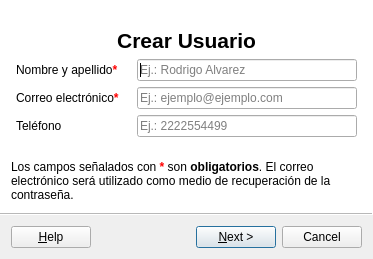
<?xml version="1.0" encoding="UTF-8"?>
<ui version="4.0">
 <class>Crear_usuario</class>
 <widget class="QWizard" name="Crear_usuario">
  <property name="enabled">
   <bool>true</bool>
  </property>
  <property name="geometry">
   <rect>
    <x>0</x>
    <y>0</y>
    <width>373</width>
    <height>259</height>
   </rect>
  </property>
  <property name="minimumSize">
   <size>
    <width>373</width>
    <height>259</height>
   </size>
  </property>
  <property name="maximumSize">
   <size>
    <width>373</width>
    <height>259</height>
   </size>
  </property>
  <property name="windowTitle">
   <string>Configuración inicial</string>
  </property>
  <property name="windowIcon">
   <iconset>
    <normaloff>../assets/Logo_Ventanas.png</normaloff>../assets/Logo_Ventanas.png</iconset>
  </property>
  <property name="styleSheet">
   <string notr="true"/>
  </property>
  <property name="inputMethodHints">
   <set>Qt::ImhNone</set>
  </property>
  <property name="sizeGripEnabled">
   <bool>false</bool>
  </property>
  <property name="modal">
   <bool>false</bool>
  </property>
  <property name="wizardStyle">
   <enum>QWizard::ModernStyle</enum>
  </property>
  <property name="options">
   <set>QWizard::HaveHelpButton|QWizard::NoBackButtonOnStartPage</set>
  </property>
  <property name="titleFormat">
   <enum>Qt::PlainText</enum>
  </property>
  <widget class="QWizardPage" name="PrimeraPagina">
   <property name="locale">
    <locale language="Spanish" country="Argentina"/>
   </property>
   <layout class="QVBoxLayout" name="verticalLayout_2">
    <item>
     <spacer name="verticalSpacer">
      <property name="orientation">
       <enum>Qt::Vertical</enum>
      </property>
      <property name="sizeHint" stdset="0">
       <size>
        <width>20</width>
        <height>30</height>
       </size>
      </property>
     </spacer>
    </item>
    <item>
     <widget class="QLabel" name="Titulo_label">
      <property name="font">
       <font>
        <pointsize>16</pointsize>
       </font>
      </property>
      <property name="text">
       <string>&lt;html&gt;&lt;head/&gt;&lt;body&gt;&lt;p&gt;&lt;span style=&quot; font-weight:700;&quot;&gt;Crear Usuario&lt;/span&gt;&lt;/p&gt;&lt;/body&gt;&lt;/html&gt;</string>
      </property>
      <property name="alignment">
       <set>Qt::AlignCenter</set>
      </property>
     </widget>
    </item>
    <item>
     <layout class="QFormLayout" name="formLayout_2">
      <item row="0" column="1">
       <widget class="QLineEdit" name="Nombre_edit">
        <property name="sizePolicy">
         <sizepolicy hsizetype="Expanding" vsizetype="Fixed">
          <horstretch>30</horstretch>
          <verstretch>0</verstretch>
         </sizepolicy>
        </property>
        <property name="maximumSize">
         <size>
          <width>220</width>
          <height>22</height>
         </size>
        </property>
        <property name="placeholderText">
         <string>Ej.: Rodrigo Alvarez</string>
        </property>
       </widget>
      </item>
      <item row="2" column="0">
       <widget class="QLabel" name="Telefono_label">
        <property name="sizePolicy">
         <sizepolicy hsizetype="Fixed" vsizetype="Preferred">
          <horstretch>20</horstretch>
          <verstretch>0</verstretch>
         </sizepolicy>
        </property>
        <property name="styleSheet">
         <string notr="true">margin-right: 10px;
margin-left: 2px;</string>
        </property>
        <property name="text">
         <string>Teléfono</string>
        </property>
       </widget>
      </item>
      <item row="1" column="1">
       <widget class="QLineEdit" name="Correo_edit">
        <property name="maximumSize">
         <size>
          <width>220</width>
          <height>22</height>
         </size>
        </property>
        <property name="inputMethodHints">
         <set>Qt::ImhEmailCharactersOnly</set>
        </property>
        <property name="placeholderText">
         <string>Ej.: ejemplo@ejemplo.com</string>
        </property>
       </widget>
      </item>
      <item row="0" column="0">
       <widget class="QLabel" name="Nombre_label">
        <property name="styleSheet">
         <string notr="true">margin-right: 10px;
margin-left: 2px;</string>
        </property>
        <property name="text">
         <string>&lt;html&gt;&lt;head/&gt;&lt;body&gt;&lt;p&gt;Nombre y apellido&lt;span style=&quot; font-weight:700; color:#ff0000;&quot;&gt;*&lt;/span&gt;&lt;/p&gt;&lt;/body&gt;&lt;/html&gt;</string>
        </property>
       </widget>
      </item>
      <item row="1" column="0">
       <widget class="QLabel" name="Correo_label">
        <property name="enabled">
         <bool>true</bool>
        </property>
        <property name="sizePolicy">
         <sizepolicy hsizetype="Preferred" vsizetype="Preferred">
          <horstretch>30</horstretch>
          <verstretch>0</verstretch>
         </sizepolicy>
        </property>
        <property name="baseSize">
         <size>
          <width>0</width>
          <height>0</height>
         </size>
        </property>
        <property name="font">
         <font>
          <pointsize>9</pointsize>
         </font>
        </property>
        <property name="styleSheet">
         <string notr="true">margin-right: 8px;
margin-left: 2px;</string>
        </property>
        <property name="text">
         <string>&lt;html&gt;&lt;head/&gt;&lt;body&gt;&lt;p&gt;Correo electrónico&lt;span style=&quot; font-weight:700; color:#ff0000;&quot;&gt;*&lt;/span&gt;&lt;/p&gt;&lt;/body&gt;&lt;/html&gt;</string>
        </property>
       </widget>
      </item>
      <item row="2" column="1">
       <widget class="QLineEdit" name="Telefono_edit">
        <property name="maximumSize">
         <size>
          <width>220</width>
          <height>22</height>
         </size>
        </property>
        <property name="contextMenuPolicy">
         <enum>Qt::ActionsContextMenu</enum>
        </property>
        <property name="inputMethodHints">
         <set>Qt::ImhDialableCharactersOnly|Qt::ImhPreferNumbers</set>
        </property>
        <property name="inputMask">
         <string/>
        </property>
        <property name="text">
         <string/>
        </property>
        <property name="placeholderText">
         <string>Ej.: 2222554499</string>
        </property>
        <property name="cursorMoveStyle">
         <enum>Qt::LogicalMoveStyle</enum>
        </property>
       </widget>
      </item>
     </layout>
    </item>
    <item>
     <spacer name="verticalSpacer_3">
      <property name="orientation">
       <enum>Qt::Vertical</enum>
      </property>
      <property name="sizeHint" stdset="0">
       <size>
        <width>20</width>
        <height>30</height>
       </size>
      </property>
     </spacer>
    </item>
    <item>
     <widget class="QLabel" name="dataAbajo_label">
      <property name="text">
       <string>&lt;html&gt;&lt;head/&gt;&lt;body&gt;&lt;p&gt;Los campos señalados con &lt;span style=&quot; font-weight:700; color:#ff0000;&quot;&gt;*&lt;/span&gt; son &lt;span style=&quot; font-weight:700;&quot;&gt;obligatorios&lt;/span&gt;. El correo electrónico será utilizado como medio de recuperación de la contraseña.&lt;/p&gt;&lt;/body&gt;&lt;/html&gt;</string>
      </property>
      <property name="scaledContents">
       <bool>false</bool>
      </property>
      <property name="wordWrap">
       <bool>true</bool>
      </property>
     </widget>
    </item>
   </layout>
  </widget>
  <widget class="QWizardPage" name="Crear_contrasea">
   <layout class="QVBoxLayout" name="verticalLayout_3">
    <item>
     <widget class="QLabel" name="label_9">
      <property name="font">
       <font>
        <pointsize>16</pointsize>
        <bold>true</bold>
       </font>
      </property>
      <property name="text">
       <string>Crear Contraseña</string>
      </property>
      <property name="alignment">
       <set>Qt::AlignCenter</set>
      </property>
     </widget>
    </item>
    <item>
     <spacer name="verticalSpacer_2">
      <property name="orientation">
       <enum>Qt::Vertical</enum>
      </property>
      <property name="sizeHint" stdset="0">
       <size>
        <width>20</width>
        <height>40</height>
       </size>
      </property>
     </spacer>
    </item>
    <item>
     <layout class="QFormLayout" name="formLayout_3">
      <property name="bottomMargin">
       <number>10</number>
      </property>
      <item row="0" column="0">
       <widget class="QLabel" name="contraseniaLabel">
        <property name="styleSheet">
         <string notr="true">margin-left: 2px;</string>
        </property>
        <property name="text">
         <string>&lt;html&gt;&lt;head/&gt;&lt;body&gt;&lt;p&gt;Contraseña&lt;span style=&quot; font-weight:700; color:#ff0000;&quot;&gt;*&lt;/span&gt;&lt;/p&gt;&lt;/body&gt;&lt;/html&gt;</string>
        </property>
       </widget>
      </item>
      <item row="0" column="1">
       <widget class="QLineEdit" name="contraseniaLineEdit">
        <property name="maximumSize">
         <size>
          <width>220</width>
          <height>22</height>
         </size>
        </property>
        <property name="text">
         <string/>
        </property>
        <property name="echoMode">
         <enum>QLineEdit::Password</enum>
        </property>
       </widget>
      </item>
      <item row="1" column="0">
       <widget class="QLabel" name="confirmarContraseniaLabel">
        <property name="styleSheet">
         <string notr="true">margin-left: 2px;</string>
        </property>
        <property name="text">
         <string>&lt;html&gt;&lt;head/&gt;&lt;body&gt;&lt;p&gt;Confirmar contraseña&lt;span style=&quot; font-weight:700; color:#ff0000;&quot;&gt;*&lt;/span&gt;&lt;/p&gt;&lt;/body&gt;&lt;/html&gt;</string>
        </property>
       </widget>
      </item>
      <item row="1" column="1">
       <widget class="QLineEdit" name="confirmarContraseniaLineEdit">
        <property name="maximumSize">
         <size>
          <width>220</width>
          <height>22</height>
         </size>
        </property>
        <property name="text">
         <string/>
        </property>
        <property name="echoMode">
         <enum>QLineEdit::Password</enum>
        </property>
       </widget>
      </item>
     </layout>
    </item>
    <item>
     <widget class="QLabel" name="label_10">
      <property name="font">
       <font>
        <pointsize>9</pointsize>
       </font>
      </property>
      <property name="text">
       <string>Se recomienda utilizar una contraseña de 8 caracteres como mínimo y compuesta por mayúsculas,minúsculas y números.</string>
      </property>
      <property name="wordWrap">
       <bool>true</bool>
      </property>
     </widget>
    </item>
    <item>
     <spacer name="verticalSpacer_4">
      <property name="orientation">
       <enum>Qt::Vertical</enum>
      </property>
      <property name="sizeHint" stdset="0">
       <size>
        <width>20</width>
        <height>40</height>
       </size>
      </property>
     </spacer>
    </item>
   </layout>
  </widget>
 </widget>
 <resources/>
 <connections/>
</ui>
